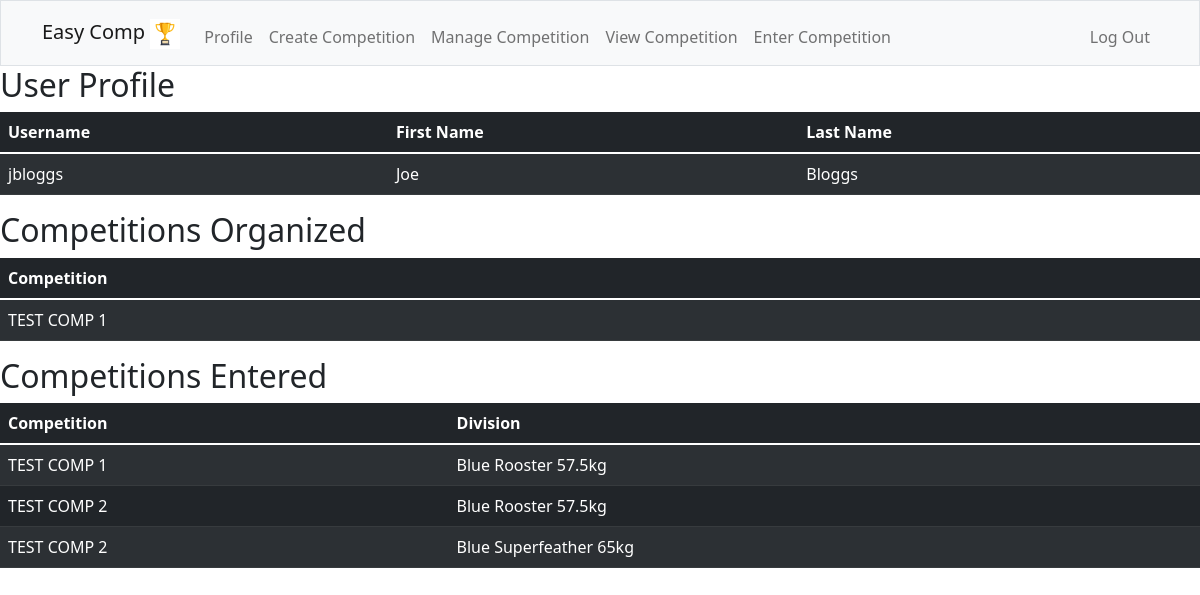
Screenshot of / (signed in) with the database file from the repository.
### tables this page shows
CREATE TABLE users (
    id INTEGER NOT NULL,
    username TEXT NOT NULL,
    hash TEXT NOT NULL,
    firstname TEXT NOT NULL,
    lastname TEXT NOT NULL,
    PRIMARY KEY(id)
);

CREATE TABLE competitions (
    id INTEGER NOT NULL,
    name TEXT NOT NULL UNIQUE,
    format TEXT NOT NULL,
    organizer_id INTEGER NOT NULL,
    PRIMARY KEY(id),
    FOREIGN KEY(organizer_id) REFERENCES users(id)
);

CREATE TABLE divisions (
    id INTEGER NOT NULL,
    name TEXT NOT NULL,
    comp_id INTEGER NOT NULL,
    comp_name TEXT NOT NULL,
    PRIMARY KEY(id),
    FOREIGN KEY(comp_id) REFERENCES competitions(id)
    FOREIGN KEY(comp_name) REFERENCES competitions(name)
);

### app.py (the view)
@app.route("/")
@login_required
def index():
    rows = db.execute("SELECT * FROM users WHERE id = ?", session["user_id"])
    username = rows[0]["username"]
    firstname = rows[0]["firstname"]
    lastname = rows[0]["lastname"]
    competitions = []
    rows = db.execute("SELECT * FROM competitions WHERE organizer_id = ?", session["user_id"])
    for i in range(len(rows)):
        competition = rows[i]["name"]
        competitions.append(competition)
    rows = db.execute("SELECT DISTINCT comp_name, name FROM divisions INNER JOIN competitors on competitors.division_id = divisions.id WHERE competitor_id = ?", session["user_id"])
    entered = rows
    return render_template("index.html", username=username, firstname=firstname, lastname=lastname, competitions=competitions, entered=entered)

### app.py (called while the page is built)
@app.after_request
def after_request(response):
    response.headers["Cache-Control"] = "no-cache, no-store, must-revalidate"
    response.headers["Expires"] = 0
    response.headers["Pragma"] = "no-cache"
    return response

### helpers.py (called while the page is built)
def login_required(f):
    @wraps(f)
    def decorated_function(*args, **kwargs):
        if session.get("user_id") is None:
            return redirect("/login")
        return f(*args, **kwargs)
    return decorated_function

### templates/index.html
{% extends "layout.html" %}
{% block main %}
<h2>User Profile</h2>
<table class="table table-dark table-striped">
    <thead>
        <tr>
            <th>Username</th>
            <th>First Name</th>
            <th>Last Name</th>
        </tr>
    </thead>
    <tbody>
        <tr>
            <td>{{ username }}</td>
            <td>{{ firstname | capitalize }}</td>
            <td>{{ lastname | capitalize }}</td>
        </tr>
    </tbody>
</table>
<table class="table table-dark table-striped">
    <h2>Competitions Organized</h2>
    <thead>
        <th>Competition</th>
    </thead>
    <tbody>
        {% for competition in competitions %}
        <tr>
            <td>{{ competition }}</td>
        </tr>
        {% endfor %}
    </tbody>
</table>
<table class="table table-dark table-striped">
    <h2>Competitions Entered</h2>
    <thead>
        <th>Competition</th>
        <th>Division</th>
    </thead>
    <tbody>
        {% for entry in entered %}
        <tr>
            <td>{{ entry["comp_name"]}}</td>
            <td>{{ entry["name"]}}</td>
         </tr>
        {% endfor %}
    </tbody>
</table>
{% endblock %}

### templates/layout.html (shortened to what this page needs)
<!DOCTYPE html>
<html lang="en">
    <head>
         <link href="https://cdn.jsdelivr.net/npm/bootstrap@5.1.3/dist/css/bootstrap.min.css" rel="stylesheet">
         <link href="/static/styles.css" rel="stylesheet">
    </head>
    <body>
        <nav class="bg-light border navbar navbar-expand-md navbar-light">
            <div class="container">
                <a class="navbar-brand" href="/"><span class="title">Easy Comp</span>
                    <img src="/static/images/vecteezy_flat-design-trophy-trophy-vector-isolated-on-white-background_6425320.jpg" width="30" height="30" alt="trophy">
                </a>
                <div class="collapse navbar-collapse" id="navbar">
                    {% if session ["user_id"] %}
                    <ul class="navbar-nav me-auto mt-2">
                        <li class="nav-item"><a class="nav-link" href="/">Profile</a></li>
                        <li class="nav-item"><a class="nav-link" href="/create">Create Competition</a></li>
                        <li class="nav-item"><a class="nav-link" href="/manage">Manage Competition</a></li>
                        <li class="nav-item"><a class="nav-link" href="/view">View Competition</a></li>
                        <li class="nav-item"><a class="nav-link" href="/enter">Enter Competition</a></li>
                    </ul>
                    <ul class="navbar-nav ms-auto mt-2">
                        <li class="nav-item"><a class="nav-link" href="/logout">Log Out</a></li>
                    </ul>
                    {% else %}
                    <ul class="navbar-nav ms-auto mt-2">
                        <li class="nav-item"><a class="nav-link" href="/register">Register</a></li>
                    </ul>
                    {% endif %}
                </div>
            </div>
        </nav>
        {% block main %}{% endblock %}
    </body>
</html>

### rows the page displays
users: username "jbloggs", firstname "Joe", lastname "Bloggs"
competitions: name "TEST COMP 1"
divisions: comp_name "TEST COMP 1", name "Blue Rooster 57.5kg"
divisions: comp_name "TEST COMP 2", name "Blue Rooster 57.5kg"
divisions: comp_name "TEST COMP 2", name "Blue Superfeather 65kg"
